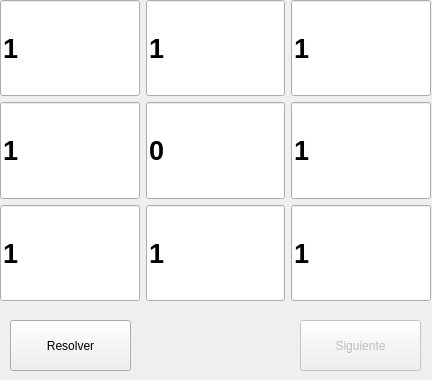
<?xml version="1.0" encoding="UTF-8"?>
<ui version="4.0">
 <class>Solucion</class>
 <widget class="QDialog" name="Solucion">
  <property name="geometry">
   <rect>
    <x>0</x>
    <y>0</y>
    <width>432</width>
    <height>380</height>
   </rect>
  </property>
  <property name="windowTitle">
   <string>Dialog</string>
  </property>
  <widget class="QWidget" name="gridLayoutWidget">
   <property name="geometry">
    <rect>
     <x>0</x>
     <y>0</y>
     <width>431</width>
     <height>301</height>
    </rect>
   </property>
   <layout class="QGridLayout" name="gridLayout">
    <item row="6" column="0">
     <widget class="QLineEdit" name="le_7">
      <property name="sizePolicy">
       <sizepolicy hsizetype="Expanding" vsizetype="Expanding">
        <horstretch>0</horstretch>
        <verstretch>0</verstretch>
       </sizepolicy>
      </property>
      <property name="font">
       <font>
        <pointsize>20</pointsize>
        <weight>75</weight>
        <bold>true</bold>
       </font>
      </property>
      <property name="inputMethodHints">
       <set>Qt::ImhDigitsOnly</set>
      </property>
      <property name="text">
       <string>1</string>
      </property>
     </widget>
    </item>
    <item row="4" column="1">
     <widget class="QLineEdit" name="le_5">
      <property name="sizePolicy">
       <sizepolicy hsizetype="Expanding" vsizetype="Expanding">
        <horstretch>0</horstretch>
        <verstretch>0</verstretch>
       </sizepolicy>
      </property>
      <property name="font">
       <font>
        <pointsize>20</pointsize>
        <weight>75</weight>
        <bold>true</bold>
       </font>
      </property>
      <property name="inputMethodHints">
       <set>Qt::ImhDigitsOnly</set>
      </property>
      <property name="text">
       <string>0</string>
      </property>
     </widget>
    </item>
    <item row="3" column="0">
     <widget class="QLineEdit" name="le_1">
      <property name="sizePolicy">
       <sizepolicy hsizetype="Expanding" vsizetype="Expanding">
        <horstretch>0</horstretch>
        <verstretch>0</verstretch>
       </sizepolicy>
      </property>
      <property name="font">
       <font>
        <pointsize>20</pointsize>
        <weight>75</weight>
        <bold>true</bold>
       </font>
      </property>
      <property name="inputMethodHints">
       <set>Qt::ImhDigitsOnly</set>
      </property>
      <property name="text">
       <string>1</string>
      </property>
     </widget>
    </item>
    <item row="4" column="0">
     <widget class="QLineEdit" name="le_4">
      <property name="sizePolicy">
       <sizepolicy hsizetype="Expanding" vsizetype="Expanding">
        <horstretch>0</horstretch>
        <verstretch>0</verstretch>
       </sizepolicy>
      </property>
      <property name="font">
       <font>
        <pointsize>20</pointsize>
        <weight>75</weight>
        <bold>true</bold>
       </font>
      </property>
      <property name="inputMethodHints">
       <set>Qt::ImhDigitsOnly</set>
      </property>
      <property name="text">
       <string>1</string>
      </property>
     </widget>
    </item>
    <item row="6" column="1">
     <widget class="QLineEdit" name="le_8">
      <property name="sizePolicy">
       <sizepolicy hsizetype="Expanding" vsizetype="Expanding">
        <horstretch>0</horstretch>
        <verstretch>0</verstretch>
       </sizepolicy>
      </property>
      <property name="font">
       <font>
        <pointsize>20</pointsize>
        <weight>75</weight>
        <bold>true</bold>
       </font>
      </property>
      <property name="inputMethodHints">
       <set>Qt::ImhDigitsOnly</set>
      </property>
      <property name="text">
       <string>1</string>
      </property>
     </widget>
    </item>
    <item row="3" column="1">
     <widget class="QLineEdit" name="le_2">
      <property name="sizePolicy">
       <sizepolicy hsizetype="Expanding" vsizetype="Expanding">
        <horstretch>0</horstretch>
        <verstretch>0</verstretch>
       </sizepolicy>
      </property>
      <property name="font">
       <font>
        <pointsize>20</pointsize>
        <weight>75</weight>
        <bold>true</bold>
       </font>
      </property>
      <property name="inputMethodHints">
       <set>Qt::ImhDigitsOnly</set>
      </property>
      <property name="text">
       <string>1</string>
      </property>
     </widget>
    </item>
    <item row="3" column="2">
     <widget class="QLineEdit" name="le_3">
      <property name="sizePolicy">
       <sizepolicy hsizetype="Expanding" vsizetype="Expanding">
        <horstretch>0</horstretch>
        <verstretch>0</verstretch>
       </sizepolicy>
      </property>
      <property name="font">
       <font>
        <pointsize>20</pointsize>
        <weight>75</weight>
        <bold>true</bold>
       </font>
      </property>
      <property name="inputMethodHints">
       <set>Qt::ImhDigitsOnly</set>
      </property>
      <property name="text">
       <string>1</string>
      </property>
     </widget>
    </item>
    <item row="4" column="2">
     <widget class="QLineEdit" name="le_6">
      <property name="sizePolicy">
       <sizepolicy hsizetype="Expanding" vsizetype="Expanding">
        <horstretch>0</horstretch>
        <verstretch>0</verstretch>
       </sizepolicy>
      </property>
      <property name="font">
       <font>
        <pointsize>20</pointsize>
        <weight>75</weight>
        <bold>true</bold>
       </font>
      </property>
      <property name="inputMethodHints">
       <set>Qt::ImhDigitsOnly</set>
      </property>
      <property name="text">
       <string>1</string>
      </property>
     </widget>
    </item>
    <item row="6" column="2">
     <widget class="QLineEdit" name="le_9">
      <property name="sizePolicy">
       <sizepolicy hsizetype="Expanding" vsizetype="Expanding">
        <horstretch>0</horstretch>
        <verstretch>0</verstretch>
       </sizepolicy>
      </property>
      <property name="font">
       <font>
        <pointsize>20</pointsize>
        <weight>75</weight>
        <bold>true</bold>
       </font>
      </property>
      <property name="inputMethodHints">
       <set>Qt::ImhDigitsOnly</set>
      </property>
      <property name="text">
       <string>1</string>
      </property>
     </widget>
    </item>
   </layout>
  </widget>
  <widget class="QPushButton" name="sig_b">
   <property name="enabled">
    <bool>false</bool>
   </property>
   <property name="geometry">
    <rect>
     <x>300</x>
     <y>320</y>
     <width>121</width>
     <height>51</height>
    </rect>
   </property>
   <property name="text">
    <string>Siguiente</string>
   </property>
  </widget>
  <widget class="QPushButton" name="res_b">
   <property name="geometry">
    <rect>
     <x>10</x>
     <y>320</y>
     <width>121</width>
     <height>51</height>
    </rect>
   </property>
   <property name="text">
    <string>Resolver</string>
   </property>
  </widget>
 </widget>
 <resources/>
 <connections/>
</ui>
